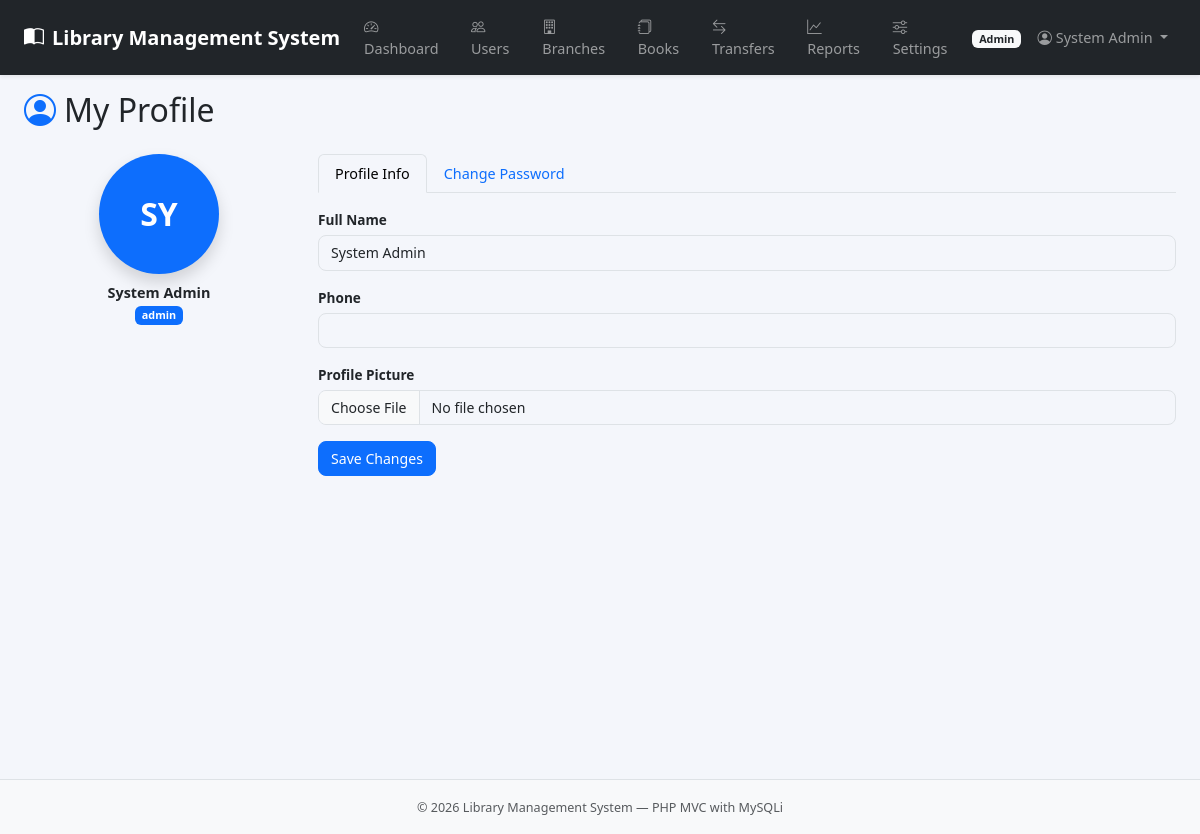
Page /index.php?page=admin_profile (signed in) on the committed database.
### tables this page shows
CREATE TABLE `users` (
  `id` int(11) NOT NULL,
  `name` varchar(150) NOT NULL,
  `email` varchar(150) NOT NULL,
  `password_hash` varchar(255) NOT NULL,
  `phone` varchar(25) DEFAULT NULL,
  `role` enum('member','librarian','branch_manager','admin') NOT NULL DEFAULT 'member',
  `profile_pic` varchar(255) DEFAULT NULL,
  `branch_id` int(11) DEFAULT NULL,
  `is_active` tinyint(1) NOT NULL DEFAULT 1,
  `created_at` timestamp NOT NULL DEFAULT current_timestamp()
);

### app/controller/admin/profile.php (called while the page is built, shortened)
<?php
require_once __DIR__ . '/../../model/UserModel.php';
$userId    = $_SESSION['user_id'];
$userModel = new UserModel($conn);
$user      = $userModel->findById($userId);
require __DIR__ . '/../../view/shared/header.php';
require __DIR__ . '/../../view/member/profile.php';
require __DIR__ . '/../../view/shared/footer.php';

### app/model/UserModel.php (called while the page is built, shortened)
<?php
class UserModel {
    private mysqli $db;
    public function __construct(mysqli $db) {
        $this->db = $db;
    }
    public function findById(int $id): ?array {
        $stmt = $this->db->prepare("SELECT * FROM users WHERE id = ? LIMIT 1");
        $stmt->bind_param('i', $id);
        $stmt->execute();
        $row = $stmt->get_result()->fetch_assoc();
        return $row ?: null;
    }
}

### config/app.php (called while the page is built, shortened)
<?php
function e(string $s): string {
    return htmlspecialchars($s, ENT_QUOTES, 'UTF-8');
}

### app/view/member/profile.php (the view, shortened to what this page needs)
<h2 class="mb-4"><i class="bi bi-person-circle me-2 text-primary"></i>My Profile</h2>
<div class="row g-4">
  <div class="col-md-3 text-center">
    <?php if ($user['profile_pic']): ?>
      <img src="<?= BASE_URL ?>public/<?= e($user['profile_pic']) ?>" class="rounded-circle shadow" width="120" height="120" style="object-fit:cover">
    <?php else: ?>
      <div class="rounded-circle bg-primary d-inline-flex align-items-center justify-content-center shadow" style="width:120px;height:120px">
        <span class="text-white fw-bold fs-2"><?= strtoupper(substr($user['name'],0,2)) ?></span>
      </div>
    <?php endif; ?>
    <p class="fw-bold mt-2 mb-0"><?= e($user['name']) ?></p>
    <span class="badge bg-primary"><?= e($user['role']) ?></span>
  </div>
  <div class="col-md-9">
    <ul class="nav nav-tabs mb-3">
      <li class="nav-item"><a class="nav-link active" data-bs-toggle="tab" href="#tab-info">Profile Info</a></li>
      <li class="nav-item"><a class="nav-link" data-bs-toggle="tab" href="#tab-password">Change Password</a></li>
    </ul>
    <div class="tab-content">
      <div class="tab-pane fade show active" id="tab-info">
        <form method="POST" enctype="multipart/form-data">
          <div class="mb-3">
            <label class="form-label fw-semibold">Full Name</label>
            <input type="text" name="name" class="form-control" value="<?= e($user['name']) ?>" required>
          </div>
          <div class="mb-3">
            <label class="form-label fw-semibold">Phone</label>
            <input type="text" name="phone" class="form-control" value="<?= e($user['phone'] ?? '') ?>">
          </div>
          <div class="mb-3">
            <label class="form-label fw-semibold">Profile Picture</label>
            <input type="file" name="profile_pic" class="form-control" accept="image/*">
          </div>
          <button class="btn btn-primary">Save Changes</button>
        </form>
      </div>
    </div>
  </div>
</div>

### public/css/style.css (style rules this page uses)
:root { --bs-body-bg: #f4f6fb; }
body { background: #f4f6fb; font-family: 'Segoe UI', sans-serif; font-size: .9rem; }
.form-control, .form-select { border-radius: 8px; font-size: .88rem; }
.form-label { font-size: .85rem; margin-bottom: .3rem; }
.btn { border-radius: 8px; font-size: .88rem; }

### rows in the picture
users: name "SY", name "System Admin", role "admin"

### other values in the picture
APP_NAME "Library Management System"
$navRole "Admin"
$_SESSION['user_name'] "System Admin"
